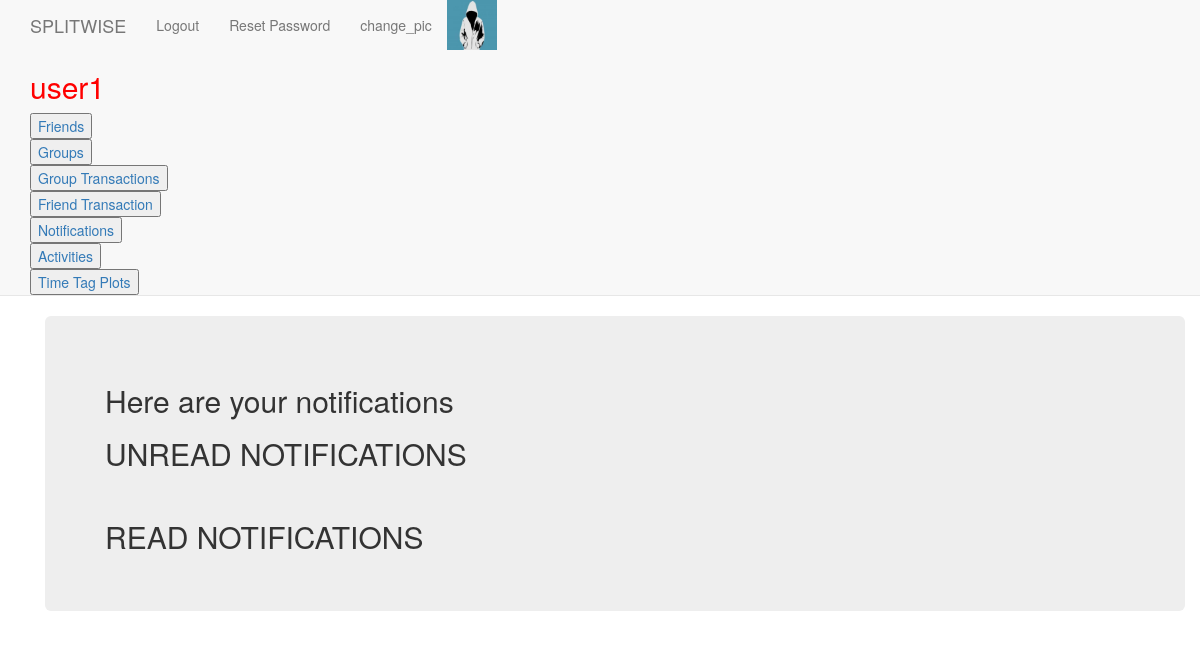
Before: /dappx/notifications/ (signed in) with the older database file.
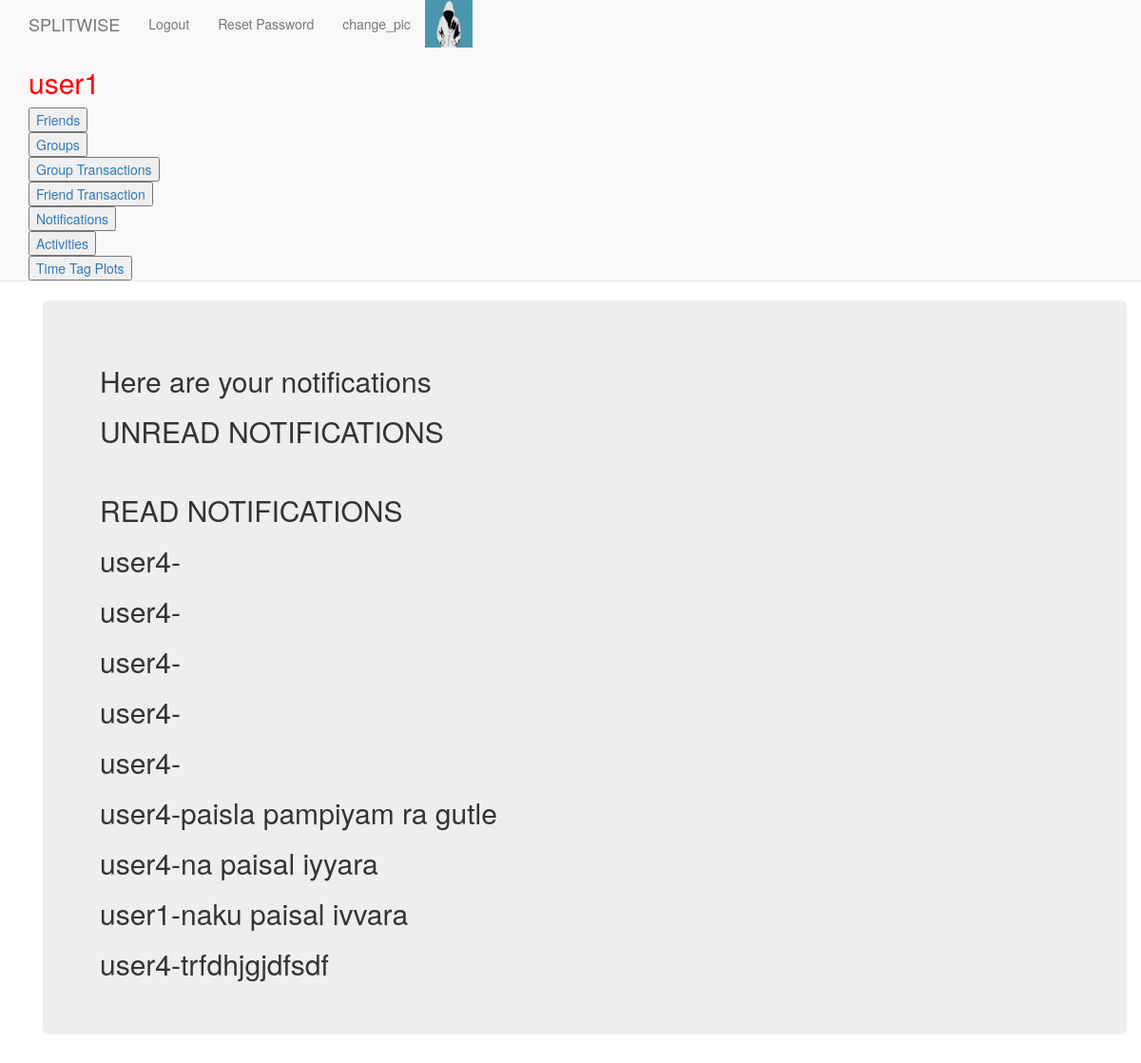
After: the same page with the newer database file.
### dappx/models.py (models this page shows)
class notificationsModel(models.Model):
	Sender = models.ForeignKey(User,related_name='sender1',on_delete=models.CASCADE)
	Receiver = models.ForeignKey(User,related_name='Receiver2',on_delete=models.CASCADE)
	message = models.CharField(max_length=50)
	seen = models.IntegerField(default=0)

### dappx/views.py (the view)
@login_required
def notifications(request):
    user = request.user
    messages_objects = notificationsModel.objects.filter(Receiver=user)
    messages_objects_unseen = notificationsModel.objects.filter(Receiver=user,seen=0)
    messages_objects_seen = notificationsModel.objects.filter(Receiver=user,seen=1)
    x = len(messages_objects_unseen)
    for messobj in messages_objects_unseen:
        print(messobj.seen)
    for messobj in messages_objects_seen:
        print(messobj.seen)
    for messobj in messages_objects:
        messobj.seen = 1
        messobj.save()
    for messobj in messages_objects:
        print(messobj.seen)
    return render(request, 'dappx/notifications.html',{'unotifications_seen':messages_objects_seen,'unotifications_unseen':messages_objects_unseen})

### templates/dappx/notifications.html (shortened to what this page needs)
{% extends "dappx/usermain.html" %}
{% load staticfiles %}{% block body_block %}
<div class="container">
    <div class="jumbotron">
    	 <h2>Here are your notifications</h2>
    	 <h2>UNREAD NOTIFICATIONS</h2>
      <br>
      <h2>READ NOTIFICATIONS</h2>
      {% for message in unotifications_seen %}
    	<h2>{{message.Sender}}-{{message.message}}</h2>
    	{% endfor %}
    	</div>
    </div>
{% endblock %}

Changed rows visible on the page:
now on this page (row edited): notificationsModel: Sender "user4"
now on this page (row edited): notificationsModel: Sender "user4"
now on this page (row edited): notificationsModel: Sender "user4"
added notificationsModel: Sender "user4"
added notificationsModel: Sender "user4"
added notificationsModel: Sender "user4", message "paisla pampiyam ra gutle"
added notificationsModel: Sender "user4", message "na paisal iyyara"
added notificationsModel: Sender "user1", message "naku paisal ivvara"
added notificationsModel: Sender "user4", message "trfdhjgjdfsdf"
